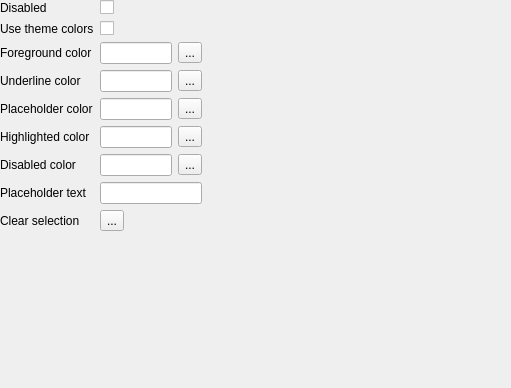
<?xml version="1.0" encoding="UTF-8"?>
<ui version="4.0">
 <class>SelectFieldSettingsForm</class>
 <widget class="QWidget" name="SelectFieldSettingsForm">
  <property name="geometry">
   <rect>
    <x>0</x>
    <y>0</y>
    <width>511</width>
    <height>388</height>
   </rect>
  </property>
  <property name="windowTitle">
   <string>Form</string>
  </property>
  <widget class="QWidget" name="formLayoutWidget">
   <property name="geometry">
    <rect>
     <x>0</x>
     <y>0</y>
     <width>202</width>
     <height>253</height>
    </rect>
   </property>
   <layout class="QFormLayout" name="formLayout">
    <item row="0" column="0">
     <widget class="QLabel" name="disabledLabel">
      <property name="text">
       <string>Disabled</string>
      </property>
     </widget>
    </item>
    <item row="0" column="1">
     <widget class="QCheckBox" name="disabledCheckBox"/>
    </item>
    <item row="2" column="0">
     <widget class="QLabel" name="foregroundColorLabel">
      <property name="text">
       <string>Foreground color</string>
      </property>
     </widget>
    </item>
    <item row="3" column="0">
     <widget class="QLabel" name="underlineColorLabel">
      <property name="text">
       <string>Underline color</string>
      </property>
     </widget>
    </item>
    <item row="5" column="0">
     <widget class="QLabel" name="highlightedColorLabel">
      <property name="text">
       <string>Highlighted color</string>
      </property>
     </widget>
    </item>
    <item row="6" column="0">
     <widget class="QLabel" name="disabledColorLabel">
      <property name="text">
       <string>Disabled color</string>
      </property>
     </widget>
    </item>
    <item row="7" column="0">
     <widget class="QLabel" name="placeholderTextLabel">
      <property name="text">
       <string>Placeholder text</string>
      </property>
     </widget>
    </item>
    <item row="8" column="0">
     <widget class="QLabel" name="clearSelectionLabel">
      <property name="text">
       <string>Clear selection</string>
      </property>
     </widget>
    </item>
    <item row="2" column="1">
     <layout class="QHBoxLayout" name="horizontalLayout">
      <item>
       <widget class="QLineEdit" name="foregroundColorLineEdit"/>
      </item>
      <item>
       <widget class="QToolButton" name="foregroundColorToolButton">
        <property name="text">
         <string>...</string>
        </property>
       </widget>
      </item>
     </layout>
    </item>
    <item row="3" column="1">
     <layout class="QHBoxLayout" name="horizontalLayout_2">
      <item>
       <widget class="QLineEdit" name="underlineColorLineEdit"/>
      </item>
      <item>
       <widget class="QToolButton" name="underlineColorToolButton">
        <property name="text">
         <string>...</string>
        </property>
       </widget>
      </item>
     </layout>
    </item>
    <item row="5" column="1">
     <layout class="QHBoxLayout" name="horizontalLayout_3">
      <item>
       <widget class="QLineEdit" name="highlightedColorLineEdit"/>
      </item>
      <item>
       <widget class="QToolButton" name="highlightedColorToolButton">
        <property name="text">
         <string>...</string>
        </property>
       </widget>
      </item>
     </layout>
    </item>
    <item row="6" column="1">
     <layout class="QHBoxLayout" name="horizontalLayout_4">
      <item>
       <widget class="QLineEdit" name="disabledColorLineEdit"/>
      </item>
      <item>
       <widget class="QToolButton" name="disabledColorToolButton">
        <property name="text">
         <string>...</string>
        </property>
       </widget>
      </item>
     </layout>
    </item>
    <item row="7" column="1">
     <widget class="QLineEdit" name="placeholderLineEdit"/>
    </item>
    <item row="8" column="1">
     <widget class="QToolButton" name="clearSelectionToolButton">
      <property name="text">
       <string>...</string>
      </property>
     </widget>
    </item>
    <item row="1" column="0">
     <widget class="QLabel" name="useThemeColorsLabel">
      <property name="text">
       <string>Use theme colors</string>
      </property>
     </widget>
    </item>
    <item row="1" column="1">
     <widget class="QCheckBox" name="useThemeColorsCheckBox"/>
    </item>
    <item row="4" column="0">
     <widget class="QLabel" name="placeholderColorLabel">
      <property name="text">
       <string>Placeholder color</string>
      </property>
     </widget>
    </item>
    <item row="4" column="1">
     <layout class="QHBoxLayout" name="horizontalLayout_5">
      <item>
       <widget class="QLineEdit" name="placeholderColorLineEdit"/>
      </item>
      <item>
       <widget class="QToolButton" name="placeholderColorToolButton">
        <property name="text">
         <string>...</string>
        </property>
       </widget>
      </item>
     </layout>
    </item>
   </layout>
  </widget>
  <zorder>formLayoutWidget</zorder>
  <zorder>backgroundColorLabel</zorder>
 </widget>
 <resources/>
 <connections/>
</ui>
